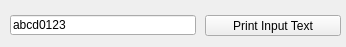
<?xml version="1.0" encoding="UTF-8"?>
<ui version="4.0">
 <class>MainWindow</class>
 <widget class="QMainWindow" name="MainWindow">
  <property name="geometry">
   <rect>
    <x>0</x>
    <y>0</y>
    <width>346</width>
    <height>47</height>
   </rect>
  </property>
  <property name="windowTitle">
   <string>MainWindow</string>
  </property>
  <widget class="QWidget" name="centralwidget">
   <widget class="QPushButton" name="pushButton">
    <property name="geometry">
     <rect>
      <x>205</x>
      <y>15</y>
      <width>136</width>
      <height>21</height>
     </rect>
    </property>
    <property name="text">
     <string>Print Input Text</string>
    </property>
   </widget>
   <widget class="QLineEdit" name="lineEdit">
    <property name="geometry">
     <rect>
      <x>10</x>
      <y>15</y>
      <width>186</width>
      <height>20</height>
     </rect>
    </property>
    <property name="text">
     <string>abcd0123</string>
    </property>
   </widget>
  </widget>
 </widget>
 <resources/>
 <connections/>
</ui>
